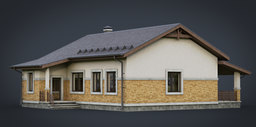
#> input picture input/photo2.png, 256 x 127 px, shrunk from 1216 x 602 before the run, found by its file name
$ python img2sketch.py   (older library calls are emulated)
#> lines starting #> are read from the running program, lines starting #| are printed output that depends on the picture; after the words box and inside, x2 and y2 are one past the last pixel; in counts of white or black regions, pixels touching at a corner belong together
# photo2sketch.py (v0.2 — smoother, merged primitives)
"""photo2sketch: Algorithmic photo→normal-map→hand‑sketch converter

Changes in **v0.2**
-------------------
1. **Primitive merging** – Nearly colinear/adjacent line segments are fused
   into single long strokes; arcs with matching centre+radius coalesce too.
2. **Stroke smoothing** – Reduced jitter on merged primitives (amplitude now
   proportional to stroke width) so long strokes look cleaner while keeping a
   subtle hand‑drawn feel.
3. **Config flags** – New CLI flags `--merge_angle`, `--merge_dist`, and
   `--jitter` to tweak behaviour.

The rest of the pipeline is unchanged: Sobel → normals, Canny → skeleton →
primitives → stylised canvas.
"""
from __future__ import annotations

import argparse
import math
import random
import time
from collections import defaultdict
from dataclasses import dataclass
from pathlib import Path
from typing import List, Tuple

import cv2
import os
import numpy as np
from PIL import Image, ImageDraw

try:
    from noise import pnoise1  # Perlin noise for stroke jitter
except ImportError:
    pnoise1 = None
import sys
sys.setrecursionlimit(20000)

###############################################################################
#                             Data structures                                 #
###############################################################################

@dataclass
class VectorPrimitive:
    kind: str  # "line" | "arc"
    pts: np.ndarray  # 2×2 for line or 1×3 for arc (cx, cy, r)
    width: float = 1.5
    gray: int = 0  # luminance (0=black)

###############################################################################
#                         Normal‑map estimation                                #
###############################################################################

def to_normal_map(gray: np.ndarray, strength: float = 1.0) -> np.ndarray:
    gray32 = gray.astype(np.float32) / 255.0
    gx = cv2.Sobel(gray32, cv2.CV_32F, 1, 0, ksize=5) * strength
    gy = cv2.Sobel(gray32, cv2.CV_32F, 0, 1, ksize=5) * strength
    normal = np.dstack((-gx, -gy, np.ones_like(gx)))
    normal /= np.linalg.norm(normal, axis=2, keepdims=True) + 1e-8
    return ((normal + 1) * 0.5 * 255).astype(np.uint8)

###############################################################################
#                          Edge detection & thinning                          #
###############################################################################

def extract_edges(gray: np.ndarray) -> np.ndarray:
    edges = cv2.Canny(gray, 50, 250)
    edges = cv2.ximgproc.thinning(edges) if hasattr(cv2, "ximgproc") else edges
    return edges

###############################################################################
#                          Line detection                                     #
###############################################################################
class Point:
    def __init__(self, x:int, y:int, v:int=0):
        self.x = x
        self.y = y
        self.value = v

    def __bool__(self):
        return self.value == 1
    def __int__(self):
        return self.value
    def __str__(self):
        return f"Point(x: {self.x}, y: {self.y}, v: {self.value})"
    def __tuple__(self):
        return (self.x, self.y)

class Line:
    def __init__(self, start:Point, end:Point):
        self.start = start
        self.end = end
        self.slope = Line.calc_slope(start, end)
        self.bias = Line.calc_bias(start, self.slope)


    def update_end(self, end:Point):
        self.end = end
        self.slope = Line.calc_slope(self.start, self.end)
        self.bias = Line.calc_bias(self.start, self.slope)
    def manh_dist(self):
        return Line.calc_manh_dist(self.start, self.end)

    @staticmethod
    def calc_manh_dist(start:Point, end:Point):
        return abs(start.x - end.x) + abs(start.y - end.y)
    @staticmethod
    def calc_euc_dist(start:Point, end:Point):
        return np.linalg.norm(np.array([start.x, start.y]) - np.array([end.x, end.y]))
    @staticmethod
    def calc_slope(start:Point, end:Point):
        if(end.x - start.x == 0):
            return 10000
        return (end.y - start.y)/(end.x - start.x)
    @staticmethod
    def calc_bias(anchor:Point, slope):
        return anchor.y - slope * anchor.x

    @staticmethod
    def calc_angle(slope1, slope2):
        denominator = 1 + slope1 * slope2
        if abs(denominator) < 1e-10:  # Check for near-zero denominator
            return math.pi/2  # Return 90 degrees for perpendicular lines
        return math.atan(abs((slope1 - slope2) / denominator))

    @staticmethod
    def calc_k_distance(A:Point, B:Point, C:Point, penalty=1000.0):
        """
        Return the perpendicular distance from C to the infinite line AB **iff**
        the orthogonal projection of C lies beyond B along the A→B direction
        (i.e. t > 1).
        Otherwise return the penalty value.

        Parameters
        ----------
        A, B, C  : tuple[float, float]
            Coordinates of the three points, e.g. (x, y).
        penalty : float, default = 1000
            Value returned when the projection falls on or before the segment AB.

        Returns
        -------
        float
            Distance or the penalty.
        """
        ax, ay = A.x, A.y
        bx, by = B.x, B.y
        cx, cy = C.x, C.y

        # vector AB and AC
        ABx, ABy = bx - ax, by - ay
        ACx, ACy = cx - ax, cy - ay
        ab2 = ABx*ABx + ABy*ABy        # |AB|²

        if ab2 == 0:
            raise ValueError("A and B must be distinct to define a line")

        # projection parameter t (0 → A, 1 → B, > 1 → beyond B)
        t = (ACx*ABx + ACy*ABy) / ab2

        # Reject if projection not strictly beyond B
        if t <= 1:
            return penalty

        # Perpendicular distance: |(B−A)×(C−A)| / |B−A|
        distance = abs(ABx*ACy - ABy*ACx) / math.sqrt(ab2)
        return distance
class Matrix:
    def __init__(self, edges:np.ndarray):
        self.width = edges.shape[1]
        self.height = edges.shape[0]
        print(f"width: {self.width} height: {self.height}")

        self.matrix = []
        for y in range(self.height):
            self.matrix.append([])
            for x in range(self.width):
                self.matrix[y].append(Point(x,y,int(math.ceil(edges[y][x]/255))))


    def get_neighbs(self, point:Point, krome:Point):
        x = point.x
        y = point.y
        ids = [(x-1,y-1), (x,y-1), (x+1,y-1),
               (x-1,y),   (x+1,y),
               (x-1,y+1), (x,y+1), (x+1,y+1)]
        krome_id = (krome.x, krome.y)
        res = []
        for i in ids:
            if not (0 <= i[0] < self.width and 0 <= i[1] < self.height):
                continue
            if(self[i] and i != krome_id):
                res.append(self[i])
        return res

    def get_boarded_neighbs(self, point:Point):
        x = point.x
        y = point.y
        ids = [(x+1, y), (x-1, y+1), (x, y+1), (x+1, y+1)]
        res = []
        for i in ids:
            if not (0 <= i[0] < self.width and 0 <= i[1] < self.height):
                continue
            if(self[i]):
                res.append(self[i])
        return res

    def __getitem__(self, key):
        x, y = key
        return self.matrix[y][x]

    def visualize(self, point:Point, size:int):
        for i in range(size):
            print([int(self[j + point.x - size//2, i + point.y - size//2]) for j in range(size)])

    def visualize_array(self, points:List[Point]):
        x_min = min([p.x for p in points])
        x_max = max([p.x for p in points])
        y_min = min([p.y for p in points])
        y_max = max([p.y for p in points])
        for y in range(y_min, y_max + 1):
            for x in range(x_min, x_max + 1):
                point = [p for p in points if p.x == x and p.y == y]
                if(len(point) == 0):
                    print("0", end="")
                else:
                    print("1", end="")
            print()


def extract_lines(edges:np.ndarray, min_length = 10):
    matrix = Matrix(edges)
    lines = []

    print("Extracting lines ...")
    for y in range(matrix.height):
        for x in range(matrix.width):
            print(f"\rExtracting lines: {y}/{matrix.height} [{((y)/(matrix.height)*100):.1f}%]", end="")

            p = matrix[x,y]
            if not p:
                continue
            neighbs = matrix.get_boarded_neighbs(p)

            def go_by_line(current_point:Point, line_candidate:Line):
                """
                про next мы ничего не знаем, кроме value и location

                ---> current_point = 1 (we inside the edge)
                    ---> if next_point == 1
                            update line_candidate
                    ---> if current point don't have any other candidates - change its value to 0 to skip it later

                """
                if(current_point.x == line_candidate.end.x and current_point.y == line_candidate.end.y):
                    neighbs = matrix.get_neighbs(current_point, line_candidate.start)
                else:
                    neighbs = matrix.get_neighbs(current_point, line_candidate.end)

                # matrix.visualize_array(neighbs)
                n = len(neighbs)
                next_point = None
                line_candidate.update_end(current_point)
                if(n < 2):
                    current_point.value = 0
                    if(n == 1):
                        next_point = neighbs[0]
                    if(n == 0):
                        return line_candidate
                else:
                    if line_candidate.start == current_point:
                        return line_candidate
                    slopes_diff = [Line.calc_k_distance(line_candidate.start, current_point, neighb) for neighb in neighbs]
                    min_id = np.argmin(slopes_diff)
                    if(slopes_diff[min_id] > 0.75):
                        return line_candidate
                    next_point = neighbs[min_id]

                return go_by_line(next_point, line_candidate)

            line_candidates = [go_by_line(neighb, Line(p, neighb)) for neighb in neighbs]
            for line in line_candidates:
                if(line.manh_dist() >= min_length):
                    lines.append(line)
    return lines


def clip_line_to_rect(slope, bias, W, H):
    """
    Compute the two points where y = slope*x + bias intersects
    the rectangle [0,W] x [0,H].
    Returns a tuple (p1, p2).
    """
    pts = []

    # Intersection with left edge x=0
    y0 = bias
    if 0 <= y0 <= H:
        pts.append(Point(0, y0))

    # Intersection with right edge x=W
    yW = slope * W + bias
    if 0 <= yW <= H:
        pts.append(Point(W, yW))

    # If slope is non-zero, check horizontal boundaries
    if slope != 0:
        # Intersection with bottom edge y=0 → x = -bias/slope
        x0 = -bias / slope
        if 0 <= x0 <= W:
            pts.append(Point(x0, 0))

        # Intersection with top edge y=H → x = (H - bias)/slope
        xH = (H - bias) / slope
        if 0 <= xH <= W:
            pts.append(Point(xH, H))

    if len(pts) < 2:
        raise ValueError("Line does not cross the rectangle.")

    # In case you got more than two (e.g. exactly corner hits) pick any two distinct
    # Use the left-most as start and right-most as end, say:
    pts = sorted(set(pts), key=lambda p: p.x)
    return pts[0], pts[-1]


def add_support_lines(lines:List[Line],shape, count = 30, x_shift_range = (0.2, 0.5)):
    lines.sort(key=lambda x: x.manh_dist(), reverse=True)
    min_dist = 10
    create_supports = []
    for i in range(count):
        if i > 3:
            # Check distance between current line and previous lines
            too_close = False
            for j in range(i):
                if (abs(lines[i].start.x - lines[j].start.x) < min_dist and
                    abs(lines[i].start.y - lines[j].start.y) < min_dist) or \
                   (abs(lines[i].end.x - lines[j].end.x) < min_dist and
                    abs(lines[i].end.y - lines[j].end.y) < min_dist):
                    too_close = True
                    break
            if too_close:
                continue
        # given - line (Slope, Bias, start, end). Needs to create new line, which has same slope and bias, but start and end points locates far
        start = lines[i].start if(lines[i].start.x < lines[i].end.x) else lines[i].end
        end = lines[i].start if(lines[i].start.x >= lines[i].end.x) else lines[i].end
        shift = random.randint(int(x_shift_range[0]*min(shape[0], shape[1])),int(x_shift_range[1]*min(shape[0], shape[1])))
        if(shift > abs(shift*lines[i].slope)):
            start = Point(start.x - shift, start.y - shift*lines[i].slope, 1)
            end = Point(end.x + shift, end.y + shift * lines[i].slope, 1)
        else:
            start = Point(start.x - shift/lines[i].slope, start.y - shift, 1)
            end = Point(end.x + shift/lines[i].slope, end.y + shift, 1)
        line = Line(start, end)
        start_c, end_c = clip_line_to_rect(line.slope, line.bias, shape[1], shape[0])
        if not (0 <= start.x <= shape[1] and 0 <= start.y <= shape[0]):
            start = start_c
        if not (0 <= end.x   <= shape[1] and 0 <= end.y   <= shape[0]):
            end = end_c
        create_supports.append(Line(start, end))

    return create_supports


def render_lines(
    screen_size: tuple[int, int],
    lines: list[Line],
    line_color: tuple[int, int, int] = (0, 0, 0),
    background_color: tuple[int, int, int] = (250, 250, 235),
    line_thickness: int = 6,
    support_line_thickness: int = 1,
    out_path: str | None = None,
):
    """Render the given lines to an image and optionally save it."""
    img = Image.new("RGB", (screen_size[1], screen_size[0]), background_color)
    draw = ImageDraw.Draw(img)

    for ln in lines:
        draw.line(
            (ln.start.x, ln.start.y, ln.end.x, ln.end.y),
            fill=line_color,
            width=line_thickness,
        )
    support_lines = add_support_lines(lines, screen_size)
    for ln in support_lines:
        draw.line(
            (ln.start.x, ln.start.y, ln.end.x, ln.end.y),
            fill=line_color,
            width=support_line_thickness,
        )

    if out_path:
        os.makedirs(os.path.dirname(out_path), exist_ok=True)
        img.save(out_path)

    return img

###############################################################################
#                                  CLI                                        #
###############################################################################

def process(path: Path, out_dir: Path, strength: float, merge_angle: float, merge_dist: float, jitter: float):
    print(f"Processing {path} ...")
    img_bgr = cv2.imread(str(path))
    if img_bgr is None:
        raise FileNotFoundError(path)
    gray = cv2.cvtColor(img_bgr, cv2.COLOR_BGR2GRAY)
    print("Extracting edges ...")
    edges = extract_edges(gray)
    lines = extract_lines(edges)


    stem = path.stem
    render_lines(edges.shape, lines, out_path=str(out_dir / f"{stem}_lines.png"))
    cv2.imwrite(str(out_dir / f"{stem}_edges.png"), edges)
    # sketch_img.save(out_dir / f"{stem}_sketch.png")
    print(f"Saved results to {out_dir.resolve()}")


def _cli():
    p = argparse.ArgumentParser("Photo → hand‑sketch converter")
    # p.add_argument("image", type=Path)
    p.add_argument("--out_dir", type=Path, default=Path("output"))
    p.add_argument("--strength", type=float, default=10.0, help="Gradient scaling for normal map")
    p.add_argument("--merge_angle", type=float, default=60.0, help="Max angle (deg) between lines to merge")
    p.add_argument("--merge_dist", type=float, default=15.0, help="Max endpoint distance (px) to merge lines")
    p.add_argument("--jitter", type=float, default=0.0, help="Stroke jitter amplitude (0=none)")
    args = p.parse_args()
    # process(args.image, args.out_dir, args.strength, args.merge_angle, args.merge_dist, args.jitter)
    process(Path("photo2.png"), args.out_dir, args.strength, args.merge_angle, args.merge_dist, args.jitter)
#> in process, img_bgr is the input picture: shape (127, 256, 3); mean B, G, R 82.3, 84.9, 86.6
#> in process, `gray = cv2.cvtColor(img_bgr, cv2.COLOR_BGR2GRAY)`:
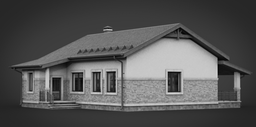
#> gray: shape (127, 256); min 0, max 218, mean 85.1
#> in extract_edges, `edges = cv2.Canny(gray, 50, 250)`:
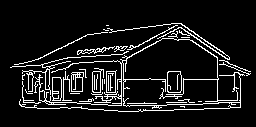
#> edges: shape (127, 256); 9.7% white in thin lines or dots, all inside (x1, y1, x2, y2) = (10, 23, 251, 112)
#> in extract_edges, `edges = cv2.ximgproc.thinning(edges) if hasattr(cv2, "ximgproc") else ..`:
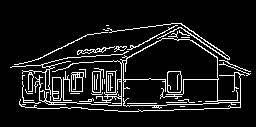
#> edges: shape (127, 256); 9.5% white in thin lines or dots, all inside (x1, y1, x2, y2) = (10, 23, 251, 112)
#| width: 256 height: 127
#> in render_lines, `img = Image.new("RGB", (screen_size[1], screen_size[0]), background_co..`:
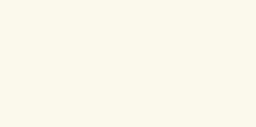
#> img: PIL image 256x127 RGB; mean R, G, B 250, 250, 235
#> the loop in render_lines, `for ln in support_lines:` made 7 passes
#> in render_lines, `img.save(out_path)`:
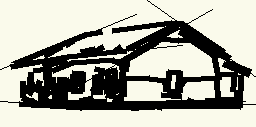
#> saved as photo2_lines.png: PIL image 256x127 RGB; mean R, G, B 170.4, 170.4, 160.2


if __name__ == "__main__":
    _cli()

    # lines = extract_lines(np.array([
    #                             [0,0,1,0,0],
    #                             [0,1,1,1,0],
    #                             [0,1,0,0,0],
    #                             [1,0,0,0,0]]))
    # render_lines((5,4), lines, out_path=str("out/test_lines.png"))
